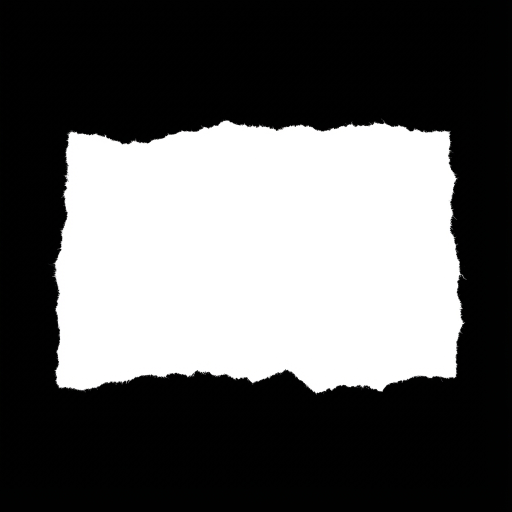
#> input picture dist/well/fragments/fragment_mask.png, 1024 x 1024 px, found by its file name (shown at 1/2 size)
$ python generate_well_fragments.py
#> lines starting #> are read from the running program, lines starting #| are printed output that depends on the picture
from pathlib import Path
import random

from PIL import Image, ImageChops, ImageColor, ImageDraw, ImageEnhance, ImageFilter, ImageOps


ROOT = Path(__file__).resolve().parents[1]
PUBLIC_DIR = ROOT / "public"
FRAGMENT_DIR = PUBLIC_DIR / "well" / "fragments"
OUTPUT_DIR = FRAGMENT_DIR / "generated"

CANVAS_SIZE = (1280, 768)
ALPHA_CROP_THRESHOLD = 16
ALPHA_CROP_PADDING = 12


def load_texture(path: Path) -> Image.Image:
    return Image.open(path).convert("RGB")


def fit_cover(image: Image.Image, size: tuple[int, int], offset_seed: int) -> Image.Image:
    width, height = size
    scale = max(width / image.width, height / image.height)
    resized = image.resize((round(image.width * scale), round(image.height * scale)), Image.Resampling.LANCZOS)
    randomizer = random.Random(offset_seed)
    max_x = max(0, resized.width - width)
    max_y = max(0, resized.height - height)
    left = randomizer.randint(0, max_x) if max_x else 0
    top = randomizer.randint(0, max_y) if max_y else 0
    return resized.crop((left, top, left + width, top + height))


def base_mask_from_luma(path: Path) -> Image.Image:
    image = Image.open(path).convert("L")
    return ImageOps.autocontrast(image)


def base_mask_from_alpha(path: Path) -> Image.Image:
    image = Image.open(path).convert("RGBA")
    return ImageOps.autocontrast(image.getchannel("A"))


def build_irregular_strip_mask(
    size: tuple[int, int],
    seed: int,
    width_range: tuple[float, float],
    height_range: tuple[float, float],
    waviness: float = 0.12,
    notch_count: int = 2,
    hole_count: int = 0,
    taper: float = 0.0,
    corner_bite: bool = False,
) -> Image.Image:
    width, height = size
    randomizer = random.Random(seed)
    fragment_width = round(width * randomizer.uniform(*width_range))
    fragment_height = round(height * randomizer.uniform(*height_range))
    center_x = round(width * randomizer.uniform(0.44, 0.56))
    center_y = round(height * randomizer.uniform(0.45, 0.6))
    left = center_x - (fragment_width // 2)
    right = left + fragment_width
    top = center_y - (fragment_height // 2)
    bottom = top + fragment_height

    point_count = 34
    points = []
    top_limit = fragment_height * waviness
    bottom_limit = fragment_height * waviness * 1.15
    top_offset = randomizer.uniform(-top_limit * 0.4, top_limit * 0.4)
    bottom_offset = randomizer.uniform(-bottom_limit * 0.4, bottom_limit * 0.4)

    for index in range(point_count + 1):
        amount = index / point_count
        x = round(left + (fragment_width * amount))
        top_offset += randomizer.uniform(-fragment_height * 0.028, fragment_height * 0.028)
        top_offset = max(-top_limit, min(top_limit, top_offset))
        taper_shift = taper * abs((amount - 0.5) * 2) * fragment_height * 0.28
        y = round(top + top_offset + taper_shift)
        points.append((x, y))

    for index in range(point_count, -1, -1):
        amount = index / point_count
        x = round(left + (fragment_width * amount))
        bottom_offset += randomizer.uniform(-fragment_height * 0.032, fragment_height * 0.032)
        bottom_offset = max(-bottom_limit, min(bottom_limit, bottom_offset))
        taper_shift = taper * abs((amount - 0.5) * 2) * fragment_height * 0.18
        y = round(bottom + bottom_offset - taper_shift)
        points.append((x, y))

    mask = Image.new("L", size, 0)
    draw = ImageDraw.Draw(mask)
    draw.polygon(points, fill=255)

    for _ in range(notch_count):
        radius_x = randomizer.randint(max(18, fragment_height // 8), max(26, fragment_height // 3))
        radius_y = randomizer.randint(max(16, fragment_height // 10), max(24, fragment_height // 2))
        edge = randomizer.choice(["top", "bottom", "left", "right"])
        if edge in ("top", "bottom"):
            cx = randomizer.randint(left + radius_x, right - radius_x)
            cy = top + randomizer.randint(-radius_y, radius_y // 2) if edge == "top" else bottom + randomizer.randint(-radius_y // 2, radius_y)
        else:
            cx = left + randomizer.randint(-radius_x, radius_x // 2) if edge == "left" else right + randomizer.randint(-radius_x // 2, radius_x)
            cy = randomizer.randint(top + radius_y, bottom - radius_y)
        draw.ellipse((cx - radius_x, cy - radius_y, cx + radius_x, cy + radius_y), fill=0)

    if corner_bite:
        bite_width = randomizer.randint(fragment_width // 8, fragment_width // 4)
        bite_height = randomizer.randint(fragment_height // 5, fragment_height // 2)
        bite_side = randomizer.choice(["upper_left", "upper_right", "lower_left", "lower_right"])
        if bite_side == "upper_left":
            bite = [(left - 10, top - 10), (left + bite_width, top - 10), (left - 10, top + bite_height)]
        elif bite_side == "upper_right":
            bite = [(right + 10, top - 10), (right - bite_width, top - 10), (right + 10, top + bite_height)]
        elif bite_side == "lower_left":
            bite = [(left - 10, bottom + 10), (left + bite_width, bottom + 10), (left - 10, bottom - bite_height)]
        else:
            bite = [(right + 10, bottom + 10), (right - bite_width, bottom + 10), (right + 10, bottom - bite_height)]
        draw.polygon(bite, fill=0)

    for _ in range(hole_count):
        radius_x = randomizer.randint(max(10, fragment_height // 12), max(16, fragment_height // 5))
        radius_y = randomizer.randint(max(8, fragment_height // 14), max(14, fragment_height // 4))
        cx = randomizer.randint(left + radius_x + 18, right - radius_x - 18)
        cy = randomizer.randint(top + radius_y + 18, bottom - radius_y - 18)
        draw.ellipse((cx - radius_x, cy - radius_y, cx + radius_x, cy + radius_y), fill=0)

    return mask.filter(ImageFilter.GaussianBlur(1.4))


def build_fragment_variants(mask_luma: Image.Image, mask_alpha: Image.Image) -> list[tuple[str, Image.Image, int]]:
    variants = [
        ("well_fragment_01.png", transform_mask(mask_luma, 101, scale_x=0.84, scale_y=0.8), 101),
        ("well_fragment_02.png", transform_mask(mask_luma, 202, flip=True, scale_x=0.92, scale_y=0.88), 202),
        ("well_fragment_03.png", transform_mask(mask_alpha, 303, scale_x=0.84, scale_y=0.84), 303),
        ("well_fragment_04.png", transform_mask(mask_alpha, 404, flip=True, scale_x=0.76, scale_y=0.92), 404),
        ("well_fragment_05.png", build_irregular_strip_mask(CANVAS_SIZE, 505, (0.34, 0.48), (0.16, 0.22), waviness=0.16, notch_count=2, taper=0.12), 505),
        ("well_fragment_06.png", build_irregular_strip_mask(CANVAS_SIZE, 606, (0.44, 0.58), (0.16, 0.21), waviness=0.13, notch_count=3, taper=0.18, corner_bite=True), 606),
        ("well_fragment_07.png", build_irregular_strip_mask(CANVAS_SIZE, 707, (0.28, 0.38), (0.14, 0.18), waviness=0.22, notch_count=1, hole_count=1, taper=0.08), 707),
        ("well_fragment_08.png", build_irregular_strip_mask(CANVAS_SIZE, 808, (0.32, 0.44), (0.22, 0.3), waviness=0.14, notch_count=4, hole_count=1, taper=0.2, corner_bite=True), 808),
        ("well_fragment_09.png", build_irregular_strip_mask(CANVAS_SIZE, 909, (0.24, 0.34), (0.12, 0.16), waviness=0.24, notch_count=2, taper=0.32), 909),
        ("well_fragment_10.png", build_irregular_strip_mask(CANVAS_SIZE, 1001, (0.38, 0.48), (0.18, 0.24), waviness=0.18, notch_count=3, hole_count=2, taper=0.1), 1001),
        ("well_fragment_11.png", build_irregular_strip_mask(CANVAS_SIZE, 1102, (0.2, 0.3), (0.11, 0.15), waviness=0.2, notch_count=1, taper=0.42), 1102),
        ("well_fragment_12.png", build_irregular_strip_mask(CANVAS_SIZE, 1203, (0.3, 0.4), (0.2, 0.28), waviness=0.12, notch_count=3, taper=0.26, corner_bite=True), 1203),
        ("well_fragment_13.png", build_irregular_strip_mask(CANVAS_SIZE, 1304, (0.36, 0.46), (0.14, 0.19), waviness=0.18, notch_count=4, taper=0.08), 1304),
        ("well_fragment_14.png", build_irregular_strip_mask(CANVAS_SIZE, 1405, (0.16, 0.24), (0.11, 0.15), waviness=0.24, notch_count=2, taper=0.5, corner_bite=True), 1405),
    ]
    return variants


def transform_mask(mask: Image.Image, seed: int, flip: bool = False, scale_x: float = 1.0, scale_y: float = 1.0) -> Image.Image:
    work = mask.copy()
    if flip:
      work = ImageOps.mirror(work)

    target_w = max(1, round(work.width * scale_x))
    target_h = max(1, round(work.height * scale_y))
    resized = work.resize((target_w, target_h), Image.Resampling.LANCZOS)

    canvas = Image.new("L", mask.size, 0)
    left = (mask.width - target_w) // 2
    top = (mask.height - target_h) // 2
    canvas.paste(resized, (left, top))

    randomizer = random.Random(seed)
    draw = ImageDraw.Draw(canvas)
    bbox = canvas.getbbox()
    if bbox:
        for _ in range(10):
            radius = randomizer.randint(20, 64)
            edge = randomizer.choice(["top", "bottom", "left", "right"])
            if edge in ("top", "bottom"):
                cx = randomizer.randint(bbox[0] + radius, bbox[2] - radius)
                cy = bbox[1] + randomizer.randint(-radius // 2, radius // 2) if edge == "top" else bbox[3] + randomizer.randint(-radius // 2, radius // 2)
            else:
                cx = bbox[0] + randomizer.randint(-radius // 2, radius // 2) if edge == "left" else bbox[2] + randomizer.randint(-radius // 2, radius // 2)
                cy = randomizer.randint(bbox[1] + radius, bbox[3] - radius)
            draw.ellipse((cx - radius, cy - radius, cx + radius, cy + radius), fill=0)

    return canvas.filter(ImageFilter.GaussianBlur(0.8))


def make_stains(size: tuple[int, int], seed: int) -> Image.Image:
    layer = Image.new("RGBA", size, (0, 0, 0, 0))
    draw = ImageDraw.Draw(layer)
    randomizer = random.Random(seed)
    colors = [
        (110, 77, 46, 48),
        (82, 56, 33, 38),
        (149, 115, 76, 34),
    ]
    for _ in range(12):
        w = randomizer.randint(80, 240)
        h = randomizer.randint(34, 120)
        x = randomizer.randint(-40, size[0] - 20)
        y = randomizer.randint(-20, size[1] - 10)
        color = randomizer.choice(colors)
        draw.ellipse((x, y, x + w, y + h), fill=color)
    return layer.filter(ImageFilter.GaussianBlur(18))


def colorize_texture(texture: Image.Image, seed: int) -> Image.Image:
    randomizer = random.Random(seed)
    contrast = ImageEnhance.Contrast(texture).enhance(randomizer.uniform(0.96, 1.1))
    color = ImageEnhance.Color(contrast).enhance(randomizer.uniform(0.82, 0.94))
    brightness = ImageEnhance.Brightness(color).enhance(randomizer.uniform(0.88, 1.0))
    tint = Image.new("RGB", texture.size, ImageColor.getrgb(randomizer.choice(["#c8ae84", "#b9976d", "#d6bc94"])))
    return ImageChops.multiply(brightness, tint)


def compose_fragment(mask: Image.Image, seed: int) -> Image.Image:
    texture_a = fit_cover(load_texture(PUBLIC_DIR / "textures" / "paper_texture_rugged.png"), CANVAS_SIZE, seed)
    texture_b = fit_cover(load_texture(PUBLIC_DIR / "parchment_bg.png"), CANVAS_SIZE, seed + 11)
    base = Image.blend(texture_a, texture_b, 0.52)
    base = colorize_texture(base, seed)

    fragment = Image.new("RGBA", CANVAS_SIZE, (0, 0, 0, 0))
    fragment.paste(base.convert("RGBA"), (0, 0))

    stains = make_stains(CANVAS_SIZE, seed + 23)
    fragment = Image.alpha_composite(fragment, stains)

    alpha = mask.resize(CANVAS_SIZE, Image.Resampling.LANCZOS)
    edge_dark = ImageChops.subtract(alpha, alpha.filter(ImageFilter.GaussianBlur(16)))
    edge_layer = Image.new("RGBA", CANVAS_SIZE, (58, 40, 24, 0))
    edge_layer.putalpha(ImageEnhance.Brightness(edge_dark).enhance(1.2))
    fragment = Image.alpha_composite(fragment, edge_layer)

    highlight = Image.new("RGBA", CANVAS_SIZE, (246, 233, 202, 0))
    glow = Image.new("L", CANVAS_SIZE, 0)
    glow_draw = ImageDraw.Draw(glow)
    glow_draw.ellipse((120, 140, 580, 420), fill=110)
    glow_draw.ellipse((640, 220, 1040, 520), fill=80)
    glow = glow.filter(ImageFilter.GaussianBlur(48))
    highlight.putalpha(glow)
    fragment = Image.alpha_composite(fragment, highlight)

    fragment.putalpha(alpha)
    crop_alpha = alpha.point(lambda value: 255 if value >= ALPHA_CROP_THRESHOLD else 0)
    bbox = crop_alpha.getbbox()
    if not bbox:
        return fragment
    left = max(0, bbox[0] - ALPHA_CROP_PADDING)
    top = max(0, bbox[1] - ALPHA_CROP_PADDING)
    right = min(fragment.width, bbox[2] + ALPHA_CROP_PADDING)
    bottom = min(fragment.height, bbox[3] + ALPHA_CROP_PADDING)
    return fragment.crop((left, top, right, bottom))


def main() -> None:
    OUTPUT_DIR.mkdir(parents=True, exist_ok=True)

    mask_luma = base_mask_from_luma(FRAGMENT_DIR / "fragment_mask.png")
    mask_alpha = base_mask_from_alpha(FRAGMENT_DIR / "fragment_02.png")
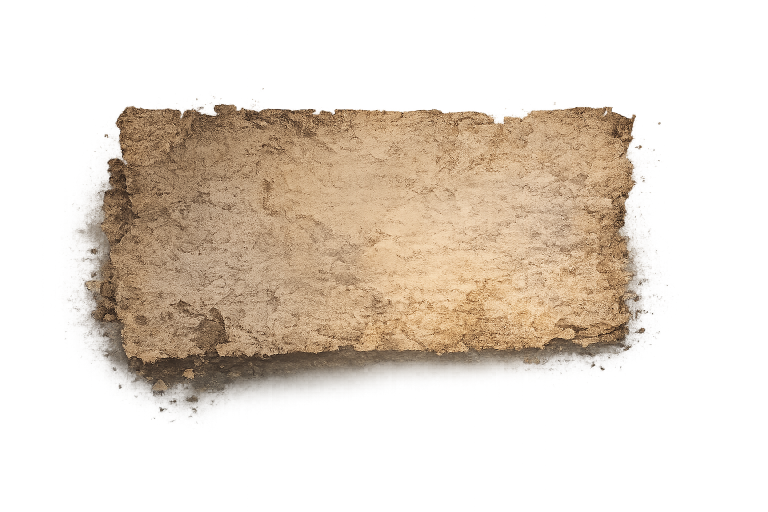
#> input picture dist/well/fragments/fragment_02.png, 1536 x 1024 px, found by its file name (shown at 1/2 size)
#> in base_mask_from_alpha, image is the input picture: PIL image 1536x1024 RGBA; mean R, G, B, A 143.1, 127.9, 109.2, 90.5

    variants = build_fragment_variants(mask_luma, mask_alpha)
#> in transform_mask, `canvas = Image.new("L", mask.size, 0)`: canvas: PIL image 1024x1024 L; every value is 0
#> in transform_mask, `bbox = canvas.getbbox()`: bbox = (82, 102, 942, 921)
#> the loop in transform_mask, `for _ in range(10):` made 10 passes
#> (cx, cy) on passes 1 to 10: (691, 914), (810, 109), (410, 935), (482, 945), (76, 290), (953, 677), (608, 919), (951, 350), (944, 437), (782, 106)
#> call 2 of transform_mask, with seed = 202, flip = True, scale_x = 0.92, scale_y = 0.88
#> in transform_mask (call 2), `resized = work.resize((target_w, target_h), Image.Resampling.LANCZOS)`:
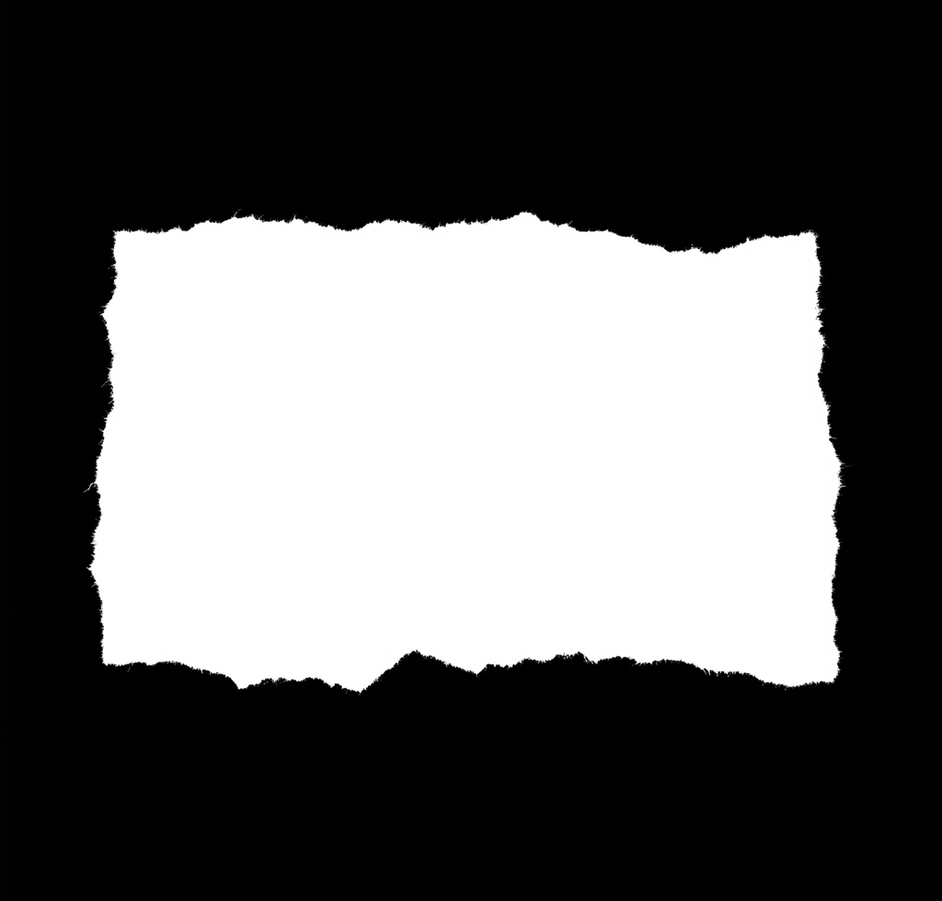
#> resized: PIL image 942x901 L; min 0, max 255, mean 96.3
#> in transform_mask (call 2), `bbox = canvas.getbbox()`: bbox = (41, 61, 983, 962)
#> the loop in transform_mask (call 2), `for _ in range(10):` made 10 passes
#> (cx, cy) on passes 1 to 10: (987, 307), (970, 531), (961, 649), (324, 973), (512, 952), (526, 966), (637, 45), (995, 601), (259, 48), (980, 94)
#> call 3 of transform_mask, with seed = 303, flip = False, scale_x = 0.84, scale_y = 0.84
#> in transform_mask (call 3), `canvas = Image.new("L", mask.size, 0)`: canvas: PIL image 1536x1024 L; every value is 0
#> in transform_mask (call 3), `canvas.paste(resized, (left, top))`:
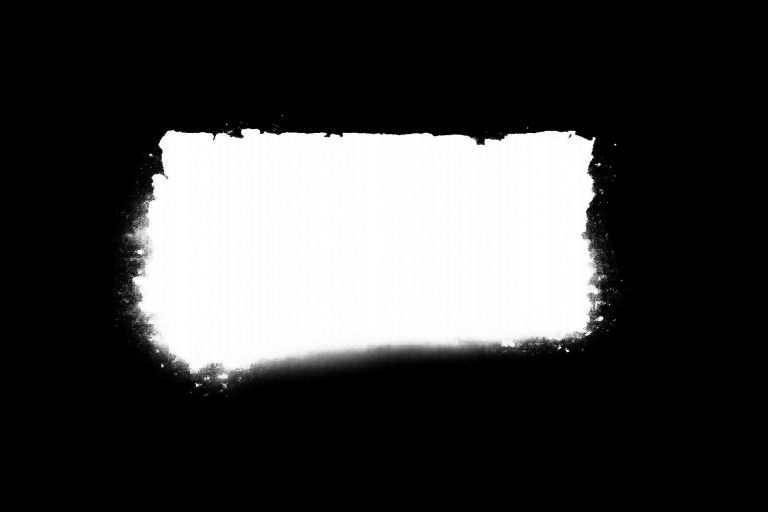
#> canvas: PIL image 1536x1024 L (shown at 1/2 size); min 0, max 255, mean 63.9
#> in transform_mask (call 3), `bbox = canvas.getbbox()`: bbox = (126, 82, 1404, 941)
#> the loop in transform_mask (call 3), `for _ in range(10):` made 10 passes
#> (cx, cy) on passes 1 to 10: (547, 932), (134, 666), (1010, 948), (708, 86), (428, 99), (1180, 936), (1402, 824), (588, 940), (580, 944), (673, 96)
#> call 4 of transform_mask, with seed = 404, flip = True, scale_x = 0.76, scale_y = 0.92
#> in transform_mask (call 4), `resized = work.resize((target_w, target_h), Image.Resampling.LANCZOS)`:
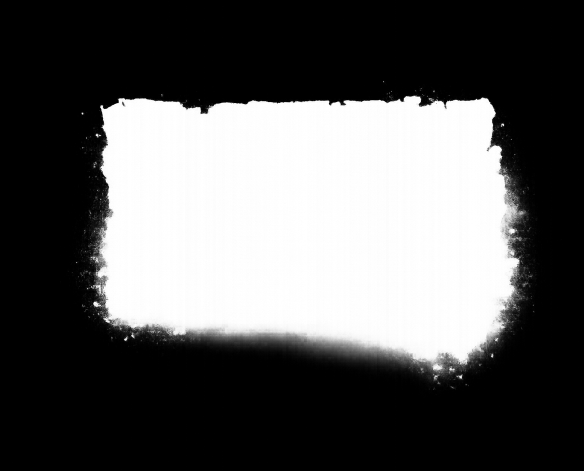
#> resized: PIL image 1167x942 L (shown at 1/2 size); min 0, max 255, mean 90.5
#> in transform_mask (call 4), `canvas.paste(resized, (left, top))`:
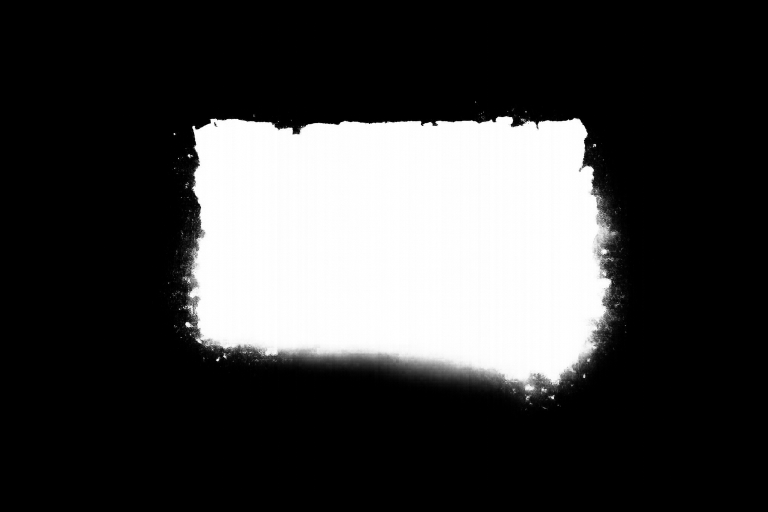
#> canvas: PIL image 1536x1024 L (shown at 1/2 size); min 0, max 255, mean 63.3
#> in transform_mask (call 4), `bbox = canvas.getbbox()`: bbox = (192, 41, 1348, 982)
#> the loop in transform_mask (call 4), `for _ in range(10):` made 10 passes
#> (cx, cy) on passes 1 to 10: (1335, 596), (898, 32), (280, 59), (1322, 647), (588, 978), (839, 980), (796, 43), (398, 958), (1099, 50), (1031, 965)
#> in build_irregular_strip_mask, `width, height = size`: width = 1280; height = 768
#> in build_irregular_strip_mask, `fragment_width = round(width * randomizer.uniform(*width_range))`: fragment_width = 462
#> in build_irregular_strip_mask, `fragment_height = round(height * randomizer.uniform(*height_range))`: fragment_height = 162
#> in build_irregular_strip_mask, `center_x = round(width * randomizer.uniform(0.44, 0.56))`: center_x = 606
#> in build_irregular_strip_mask, `center_y = round(height * randomizer.uniform(0.45, 0.6))`: center_y = 426
#> in build_irregular_strip_mask, `left = center_x - (fragment_width // 2)`: left = 375
#> in build_irregular_strip_mask, `right = left + fragment_width`: right = 837
#> in build_irregular_strip_mask, `top = center_y - (fragment_height // 2)`: top = 345
#> in build_irregular_strip_mask, `bottom = top + fragment_height`: bottom = 507
#> in build_irregular_strip_mask, `top_limit = fragment_height * waviness`: top_limit = 25.92
#> in build_irregular_strip_mask, `bottom_limit = fragment_height * waviness * 1.15`: bottom_limit = 29.81
#> in build_irregular_strip_mask, `top_offset = randomizer.uniform(-top_limit * 0.4, top_limit * 0.4)`: top_offset = -4.27
#> in build_irregular_strip_mask, `bottom_offset = randomizer.uniform(-bottom_limit * 0.4, bottom_limit *..`: bottom_offset = 7.03
#> the loop in build_irregular_strip_mask, `for index in range(point_count + 1):` made 35 passes
#> (x, top_offset, taper_shift, y) on passes 1 to 12: (375, -2.96, 5.44, 347), (389, -6.95, 5.12, 343), (402, -2.78, 4.8, 347), (416, 0.327, 4.48, 350), (429, -0.54, 4.16, 349), (443, -0.217, 3.84, 349), (457, 1.8, 3.52, 350), (470, 4.03, 3.2, 352), (484, 7.13, 2.88, 355), (497, 11.38, 2.56, 359), (511, 15.3, 2.24, 363), (524, 13.03, 1.92, 360)
#> after the loop in build_irregular_strip_mask, `for index in range(point_count + 1):`: points = 35 pairs, first value 375 to 837, second value 343 to 376; top_offset = 25.04
#> the loop in build_irregular_strip_mask, `for index in range(point_count, -1, -1):` made 35 passes
#> (x, bottom_offset, taper_shift, y) on passes 1 to 12: (837, 5.72, 3.5, 509), (823, 0.614, 3.29, 504), (810, -2.8, 3.09, 501), (796, -0.959, 2.88, 503), (783, -1.8, 2.68, 503), (769, 3.06, 2.47, 508), (755, -2.02, 2.26, 503), (742, 1.81, 2.06, 507), (728, 5.06, 1.85, 510), (715, 6.34, 1.65, 512), (701, 7.59, 1.44, 513), (688, 9.03, 1.24, 515)
#> after the loop in build_irregular_strip_mask, `for index in range(point_count, -1, -1):`: bottom_offset = -0.102; points = 70 pairs, first value 375 to 837, second value 343 to 515
#> in build_irregular_strip_mask, `mask = Image.new("L", size, 0)`: mask: PIL image 1280x768 L; every value is 0
#> the loop in build_irregular_strip_mask, `for _ in range(notch_count):` made 2 passes
#> (radius_x, radius_y, cx, cy) on passes 1 to 2: (51, 25, 873, 396), (27, 66, 757, 488)
#> in build_irregular_strip_mask, `return mask.filter(ImageFilter.GaussianBlur(1.4))`:
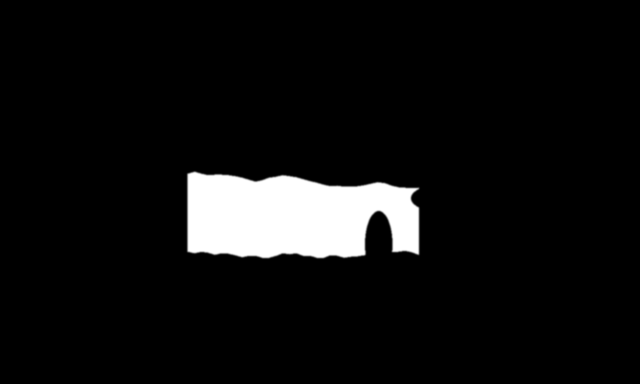
#> returned value: PIL image 1280x768 L (shown at 1/2 size); min 0, max 255, mean 16.7
#> the loop in build_irregular_strip_mask (call 2), `for index in range(point_count + 1):` made 35 passes
#> (x, top_offset, taper_shift, y) on passes 1 to 12: (319, -7.12, 6.3, 359), (339, -4.36, 5.93, 362), (360, -3.27, 5.56, 362), (380, -6.64, 5.19, 359), (401, -4.88, 4.82, 360), (421, -5.49, 4.45, 359), (442, -8.31, 4.08, 356), (462, -9.08, 3.71, 355), (483, -9.68, 3.34, 354), (503, -6.51, 2.96, 356), (523, -9.52, 2.59, 353), (544, -11.52, 2.22, 351)
#> the loop in build_irregular_strip_mask (call 2), `for index in range(point_count, -1, -1):` made 35 passes
#> (x, bottom_offset, taper_shift, y) on passes 1 to 7: (1014, -1.84, 4.05, 479), (994, -0.641, 3.81, 481), (973, 3.07, 3.57, 484), (953, 4.09, 3.34, 486), (932, 4.92, 3.1, 487), (912, 4.94, 2.86, 487), (891, 1.11, 2.62, 483)
#> x on pass 8: 871
#> in build_irregular_strip_mask (call 10), `return mask.filter(ImageFilter.GaussianBlur(1.4))`:
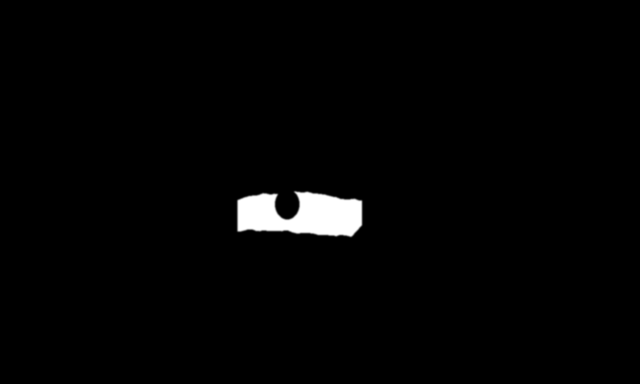
#> returned value: PIL image 1280x768 L (shown at 1/2 size); min 0, max 255, mean 4.2

    for filename, alpha_mask, seed in variants:
        image = compose_fragment(alpha_mask, seed)
        image.save(OUTPUT_DIR / filename)
        print(f"wrote {OUTPUT_DIR / filename}")


if __name__ == "__main__":
#> (the run stopped early here; a loop or call above may not have finished)
